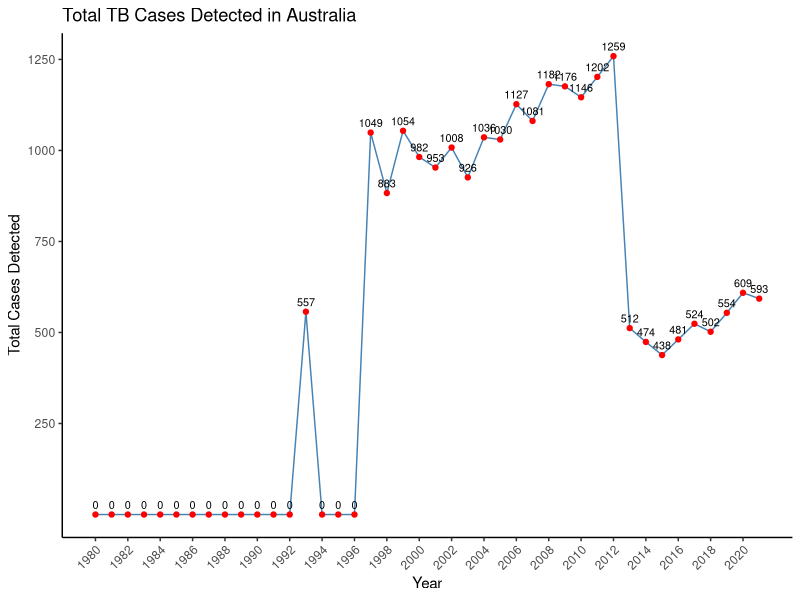
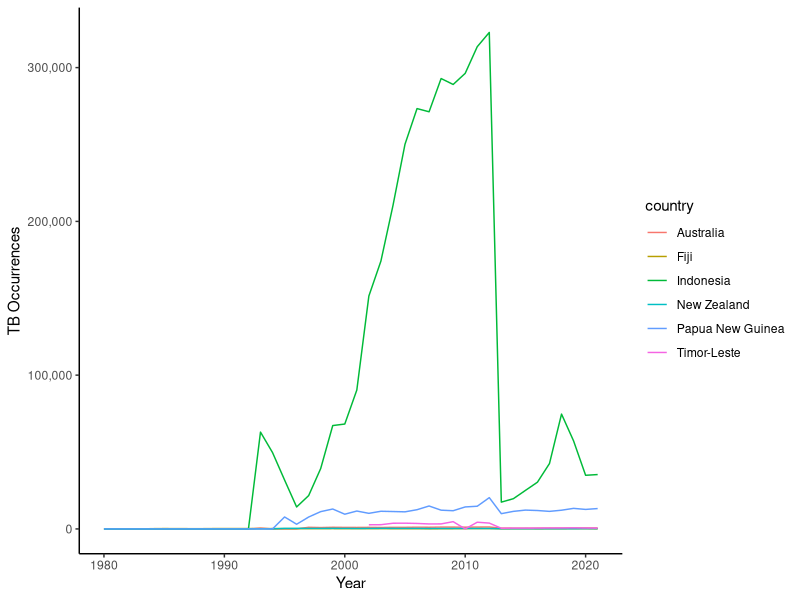
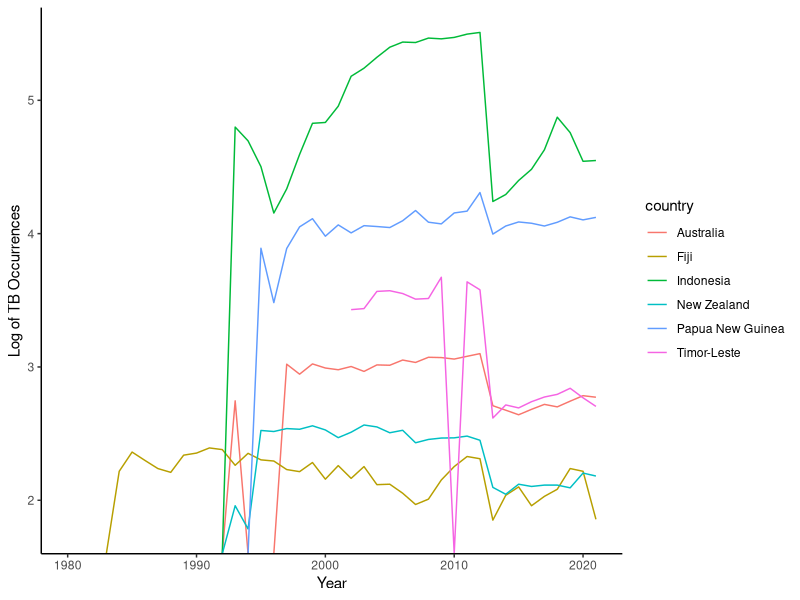

Source code (R) for these figures, in order:
## ---- chunk 1
library(tidyverse)
tb <- read.csv("data/TB_notifications_2023-08-21.csv")
tb_dictionary <- read.csv("data/TB_data_dictionary_2023-08-21.csv")
## ---- chunk 2
unique(tb$country)
## ---- chunk 3
tb_date_sort <- tb |>
  arrange(year)

head(tb_date_sort)
tail(tb_date_sort)
## ---- chunk 4
  tb_total <- tb %>%
    select(1:11) %>%
    mutate(total_detected = rowSums(select(., new_sp, new_sn, new_su, new_ep, new_oth), na.rm = TRUE))

tb_total_aus <- tb_total |>
  filter(country %in% 'Australia')
## ---- chunk 5
ggplot(tb_total_aus, aes(
  x = year,
  y = total_detected,
  label = total_detected
)) +
  geom_line(color = "steelblue") +
  geom_point(size = 1.5, color = "red") +
  geom_text(vjust = -0.7,
            hjust = 0.5,
            size = 2.75) +
  labs(x = "Year",
       y = "Total Cases Detected") +
  ggtitle("Total TB Cases Detected in Australia") +
  scale_x_continuous(breaks = seq(min(tb_total_aus$year), max(tb_total_aus$year), by = 2)) +
  scale_y_continuous(breaks = c(250, 500, 750, 1000, 1250, 1500)) +
  theme_classic() +
  theme(axis.text.x = element_text(angle = 45, hjust = 1))
## ---- chunk 6
tb_aus_neighb <- tb_total |>
  filter(country %in% c('Australia', 'Fiji', 'Indonesia', 'New Zealand', 'Papua New Guinea', 'Timor-Leste')) |>
  select(country, year, total_detected)
## ---- chunk 7
ggplot(tb_aus_neighb, aes(
  x = year,
  y = total_detected,
  color = country
)) +
  geom_line() +
  labs(x = "Year",
       y = "TB Occurrences") +
  scale_y_continuous(labels = scales::comma) +
  theme_classic()
## ---- chunk 8
ggplot(tb_aus_neighb, aes(
  x = year,
  y = log10(total_detected),
  color = country
)) +
  geom_line() +
  labs(x = "Year",
       y = "Log of TB Occurrences") +
  scale_y_continuous(labels = scales::comma) +
  theme_classic()
